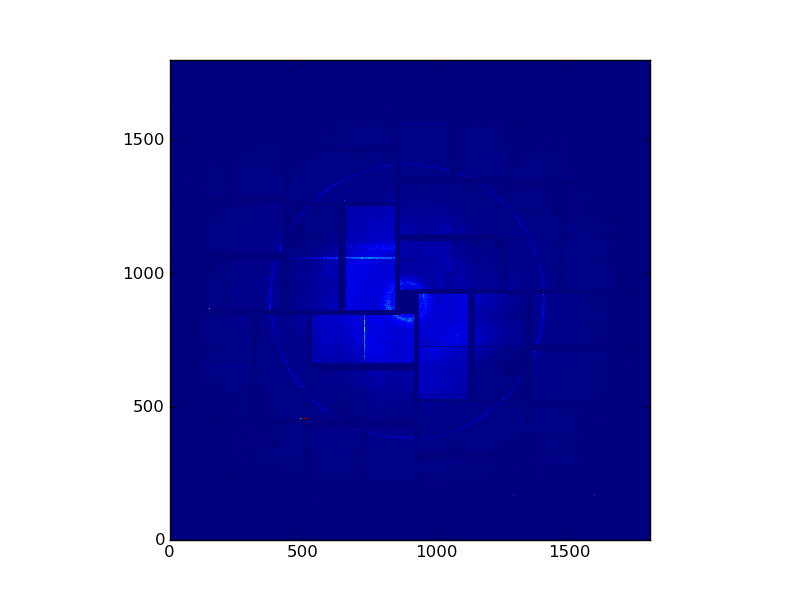
#> input picture tutorial/images/assembled-gold.png, 800 x 600 px; its folder holds only this picture in this run
$ python -i histogram_method.py   (imports and definitions only)   (older library calls are emulated)
#> lines starting #> are read from the running program, lines starting #| are printed output that depends on the picture; after the words box and inside, x2 and y2 are one past the last pixel; in counts of white or black regions, pixels touching at a corner belong together

import os, sys

import logging
# [1 line not run here, left out]
logger = logging.getLogger(__name__)
# [1 line not run here, left out]

import numpy as np
from scipy import optimize, interpolate
from scipy.ndimage import filters

import matplotlib.pyplot as plt
import matplotlib.patches as plt_patches

from odin.math import smooth


class AssembledImage(object):

    def __init__(self, images, center_guesses=None, **kwargs):
        """
        init
        """

        self.images = images

        # parameters -- default values
        self.n_bins             = None
        self.peak_regulization  = 10.0
        self.threshold          = 0.01
        self.minf_size          = 3
        self.medf_size          = 10
        self.horizontal_cut     = 0.1
        self.use_edge_mask      = True
        self.beta               = 10.0
        self.window_size        = 10


        # parse kwargs into self
        for key in kwargs:
            if hasattr(self, key):
                self.key = kwargs[key]
            else:
                raise ValueError('Invalid Parameter: %s' % key)


        # decide what to do
        if type(self.images) == np.ndarray:
            self._single_image = True

            if center_guesses:
                if not type(center_guesses) == tuple:
                    raise TypeError('`center_guesses` should be tuple if passing'
                                    ' only one image.')

            self._fragment_center = self.find_center(self.images,
                                              center_guess=center_guesses,
                                              use_edge_mask=self.use_edge_mask)

        elif type(images) == list:
            self._single_image = False
            self.reconstruct_fragmented(images, center_guesses=center_guesses)


        else:
            raise TypeError('`images` must be one of {np.ndarray, list}')


    # [7 lines left out: function fragment_centers, not called in this run]


    @property
    def fragment_corners(self):
        return


    # [7 lines left out: function assembled_image, not called in this run]


    @property
    def basis_vector_representation(self):
        return

    @property
    def xyz_representation(self):
        return


    def _compute_radii(self, center, image):
        """
        Compute the radii of each pixel, in pixel units, with respect to
        `center`.

        Parameters
        ----------
        center : tuple
            (x,y) in pixel units.

        image : ndarray
            The image

        Returns
        -------
        r : ndarray
            The radius of each pixel.
        """

        x = np.arange(image.shape[0])
        y = np.arange(image.shape[1])

        XX, YY = np.meshgrid(y, x)

        dx = np.power( XX - center[0], 2 )
        dy = np.power( YY - center[1], 2 )
        r = np.sqrt( dx + dy )

        assert r.shape == image.shape

        return r


    def _bin_intensities_by_radius(self, center, binary_image, radii=None):
        """
        Bin binary pixel intensities by their radius.

        Parameters
        ----------
        binary_image : np.ndarray, np.bool
            A binary image.

        center : tuple
            (x,y) in pixel units.

        Optional Parameters
        -------------------
        radii : ndarray

        Returns
        -------
        bin_centers : ndarray, float
            The radial center of each bin.

        bin_values : ndarray, int
            The number of pixels of value "1" in the bin.
        """

        if not binary_image.dtype == np.bool:
            raise TypeError('`binary_image` must be dtype np.bool')

        if radii == None:
            radii = self._compute_radii(center, binary_image)
        else:
            if not radii.shape == binary_image.shape:
                raise ValueError('`radii` and `binary_image` must have same shape')

        if self.n_bins == None:
            n_bins = max(binary_image.shape) / 2
        else:
            n_bins = self.n_bins

        # assume we've got a binary filter applied for now (!)
        bin_values, bin_edges = np.histogram( radii * binary_image, bins=n_bins )
        bin_values = bin_values[1:]
        bin_centers = bin_edges[1:-1] + np.abs(bin_edges[2] - bin_edges[1])

        bin_values = smooth(bin_values, beta=self.beta,
                            window_size=self.window_size)

        return bin_centers, bin_values


    def _find_edges(self, image):
        """
        Applies an edge filter followed by a noise reduction filter. Very good
        at locating powder rings and filtering everything else out.

        Parameters
        ----------
        image : ndarray
            An image to find the edges of

        Returns
        -------
        binary_image : ndarray, np.bool
            A binary image, with "1" where there are powder rings/strong edges
        """

        image = np.abs(filters.sobel(image, 0)) + np.abs(filters.sobel(image, 1))
        image -= image.min()

        assert image.min() == 0
        assert image.max() > 0

        logger.debug('threshold value: %d' % (image.max() * self.threshold))
        image = (image > (image.max() * self.threshold)).astype(np.bool)

        image = filters.minimum_filter(image, size=self.minf_size)
        image = filters.median_filter(image, size=self.medf_size)

        return image.astype(np.bool)


    # [63 lines left out: functions _all_widths, _maxima_indices, _assemble_image, not called in this run]


    def _objective(self, center, image):
        """
        The objective function for finding a good center. Minimize this.
        """

        bin_centers, bin_values = self._bin_intensities_by_radius(center, image)
        n_maxima = len(self._maxima_indices(bin_values))
        obj = self._all_widths(bin_values) + self.peak_regulization * n_maxima

        logger.debug("objective value: %f" % obj)

        return obj


    # [37 lines left out: function _multi_image_objective, not called in this run]


    def find_center(self, image, center_guess=None, use_edge_mask=True):
        """
        Find the center of `image`, which contains one or more concentric rings.

        Parameters
        ----------
        image : ndarray
            The image.

        use_edge_mask : bool
            Whether or not to apply an edge mask noise filter before finding
            the center. Highly recommended.

        Returns
        -------
        center : tuple
            The (x,y) position of the center, in pixel units
        """

        if use_edge_mask:
            image = self._find_edges(image)

        if not center_guess:
            center_guess = (image.shape[0] / 2., image.shape[1] / 2.)

        logger.debug("Initial guess for center: %s" % str(center_guess))
        logger.debug("Initial FWHM: %f" % self._objective(center_guess, image))

        # run simplex minimization
        opt_center = optimize.fmin(self._objective, center_guess, args=(image,))

        logger.debug("optimzed center: %s" % str(opt_center))

        return opt_center


    # [127 lines left out: functions reconstruct_fragmented, plot_assembled, load_example_data, plot_objective_surface, test_assembled, test_quads, not called in this run]


# [2 lines not run here, left out]

>>> import cv2
>>> picture = cv2.imread('../tutorial/images/assembled-gold.png', cv2.IMREAD_GRAYSCALE)
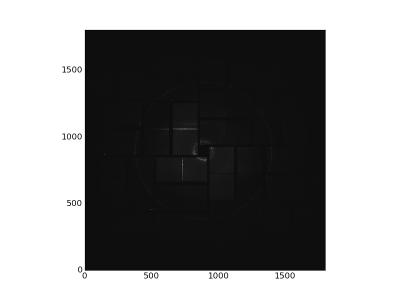
#> picture: shape (600, 800) (shown at 1/2 size); min 0, max 255, mean 138.7
>>> result = AssembledImage(picture).plot_assembled()
#> in _find_edges, `image = np.abs(filters.sobel(image, 0)) + np.abs(filters.sobel(image, ..`:
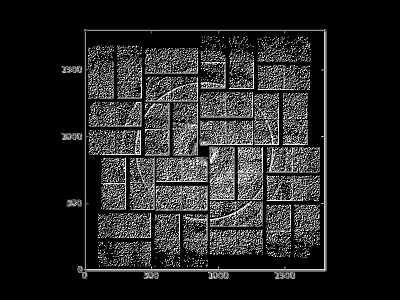
#> image: shape (600, 800) (shown at 1/2 size); min 0, max 254, mean 34.5
#> in _find_edges, `image = (image > (image.max() * self.threshold)).astype(np.bool)`:
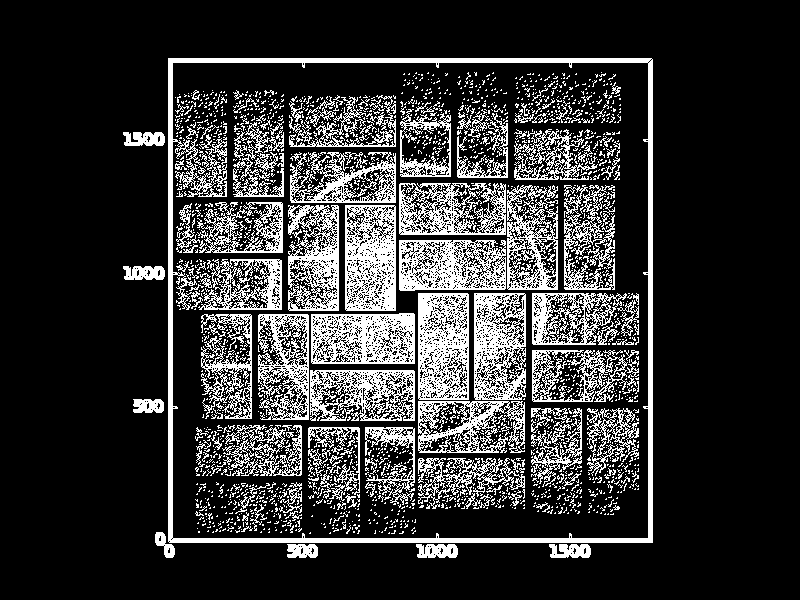
#> image: shape (600, 800) bool; 20.2% white in thin lines or dots, all inside (x1, y1, x2, y2) = (123, 58, 653, 558)
#> in _find_edges, `image = filters.minimum_filter(image, size=self.minf_size)`:
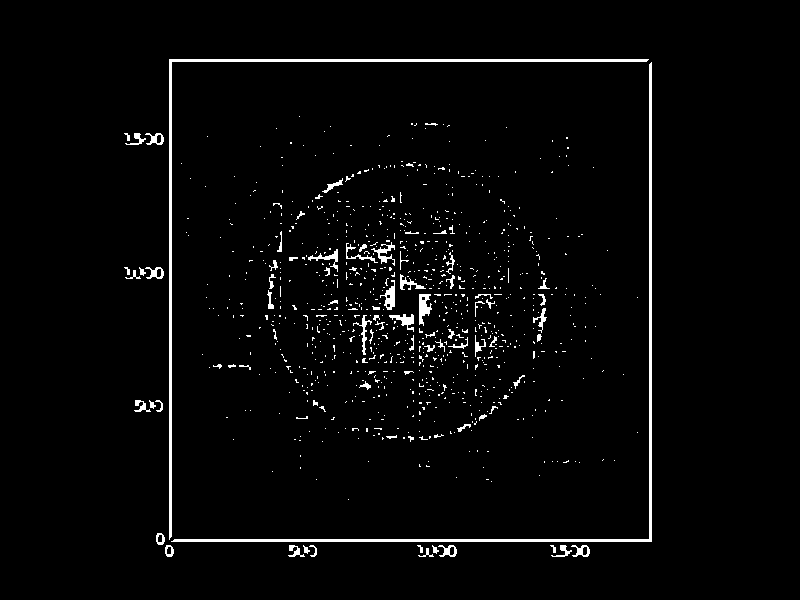
#> image: shape (600, 800) bool; 2.7% white; 892 white regions (813 under 20 px), largest, box (x1, y1, x2, y2) and area: (169, 59, 649, 540) 2866, (171, 62, 652, 542) 2866, (419, 294, 432, 326) 244
#> in _find_edges, `image = filters.median_filter(image, size=self.medf_size)`:
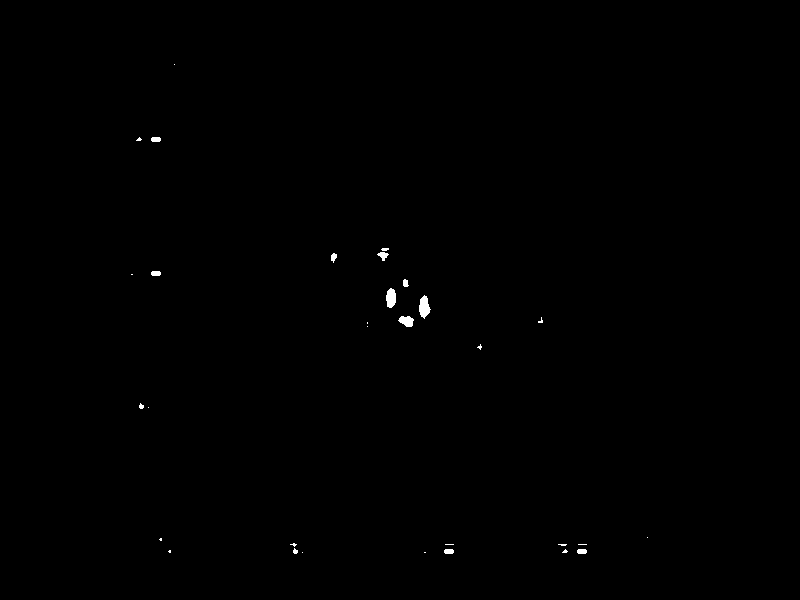
#> image: shape (600, 800) bool; 0.2% white; 31 white regions (18 under 20 px), largest, box (x1, y1, x2, y2) and area: (419, 295, 431, 319) 183, (386, 288, 396, 308) 158, (398, 316, 414, 327) 123
#> in _bin_intensities_by_radius, `radii = self._compute_radii(center, binary_image)`:
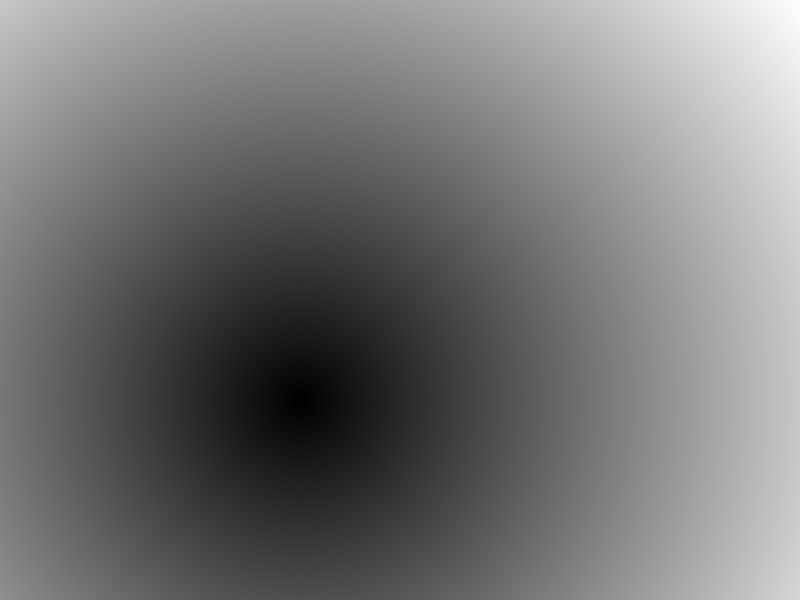
#> radii: shape (600, 800) float64; min 0, max 639.5, mean 294.5; drawn with min black and max white
#> (the run stopped early here; a loop or call above may not have finished)

$ run again, on tutorial/images/calibrate-filter.png
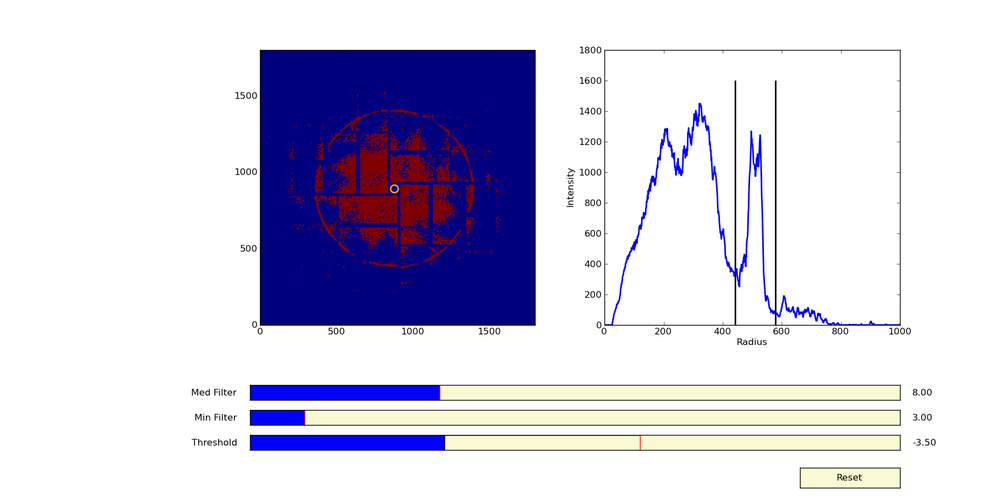
#> input picture tutorial/images/calibrate-filter.png, 1000 x 500 px, shrunk from 1800 x 900 before the run
#> in _find_edges, `image = (image > (image.max() * self.threshold)).astype(np.bool)`:
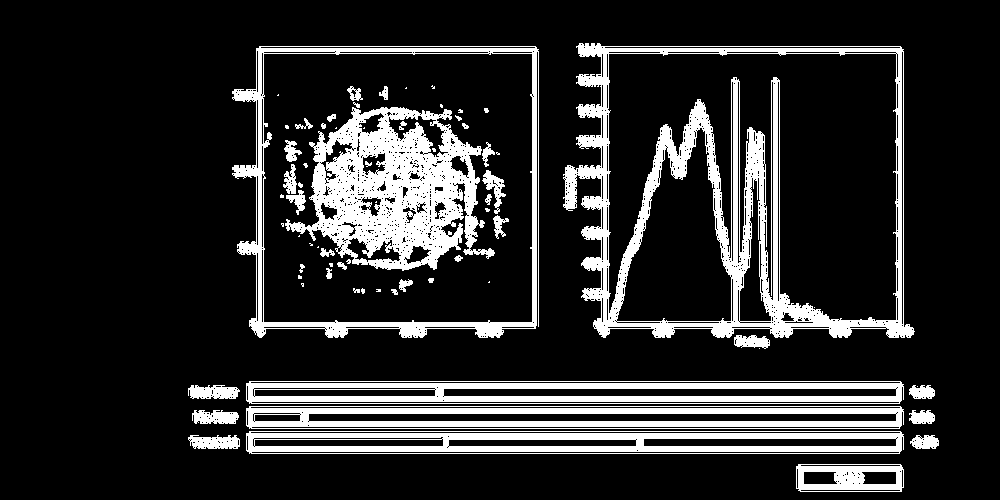
#> image: shape (500, 1000) bool; 16.8% white; 71 white regions (29 under 20 px), largest, box (x1, y1, x2, y2) and area: (563, 43, 915, 338) 22375, (285, 107, 495, 271) 17626, (246, 431, 904, 454) 9556
#> in _bin_intensities_by_radius, `radii = self._compute_radii(center, binary_image)`:
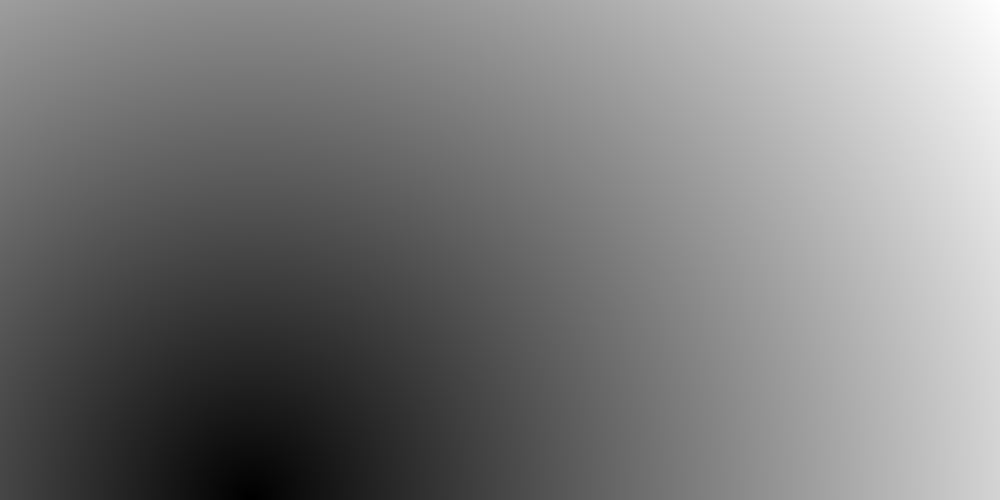
#> radii: shape (500, 1000) float64; min 1, max 900.6, mean 437.3; drawn with min black and max white

$ run again, on tutorial/images/optgeom.png
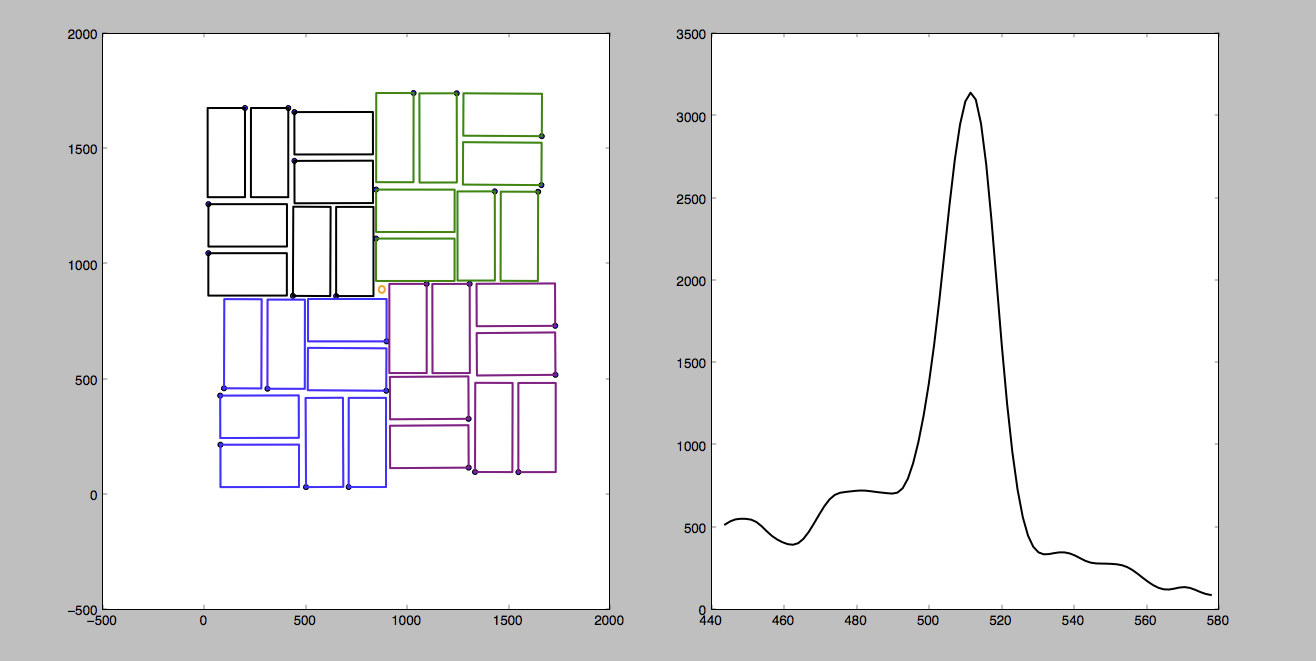
#> input picture tutorial/images/optgeom.png, 1316 x 661 px
#> in _find_edges, `image = (image > (image.max() * self.threshold)).astype(np.bool)`:
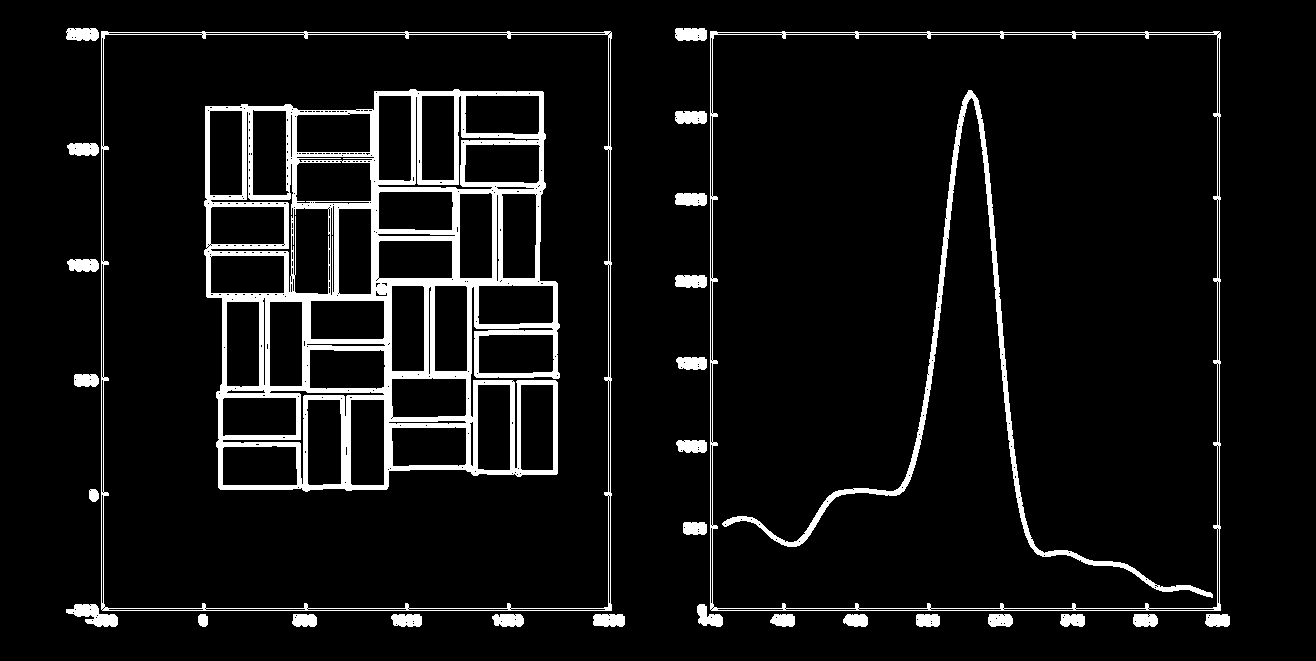
#> image: shape (661, 1316) bool; 7.1% white; 30 white regions, largest, box (x1, y1, x2, y2) and area: (204, 89, 560, 492) 37243, (722, 90, 1213, 598) 6548, (710, 31, 1221, 611) 4916
#> in _bin_intensities_by_radius, `radii = self._compute_radii(center, binary_image)`:
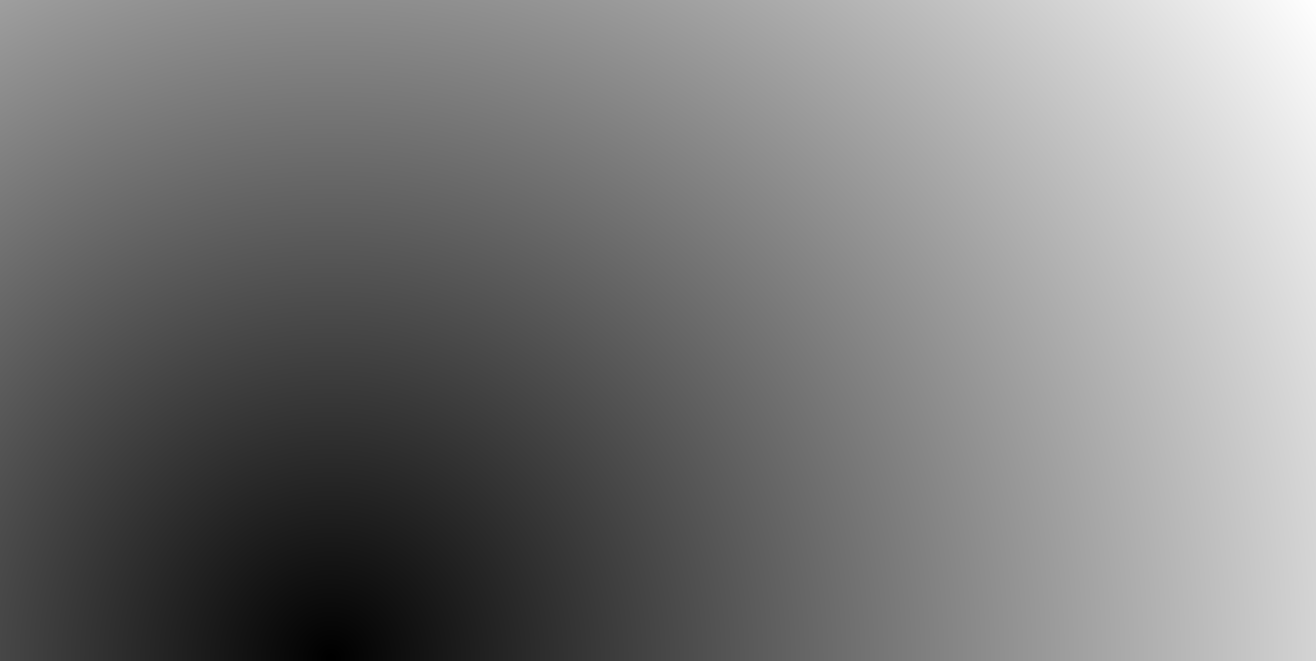
#> radii: shape (661, 1316) float64; min 0.5, max 1184.1, mean 574; drawn with min black and max white
